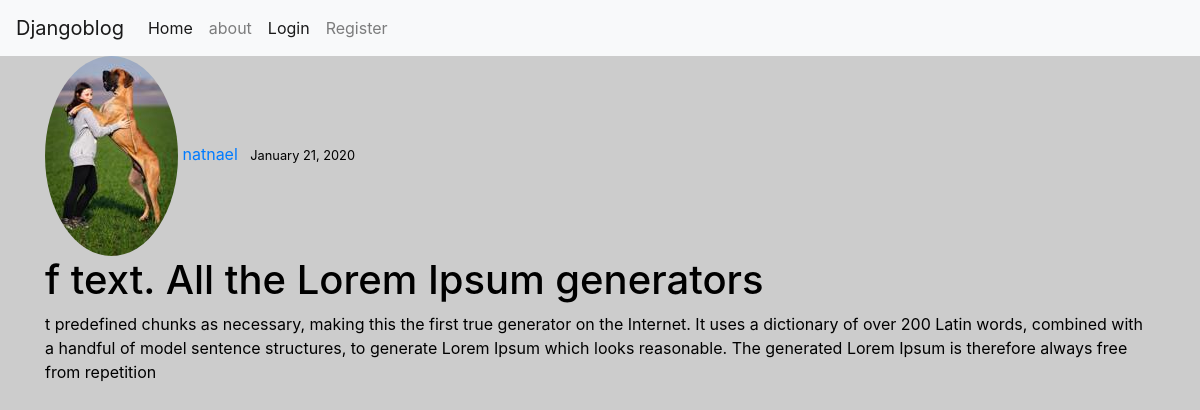
The app's page /post/14/ with its own data.
### blog/models.py (models this page shows, shortened)
class Post(models.Model):
    title = models.CharField(max_length=100)
    content = models.TextField()
    date_posted = models.DateTimeField(default=timezone.now)
    author = models.ForeignKey(User, on_delete=models.CASCADE)

### users/models.py (models this page shows, shortened)
class Profile(models.Model):
	user = models.OneToOneField(User, on_delete=models.CASCADE)
	image = models.ImageField(default='default.jpg', upload_to='profile_pics')

### blog/views.py (the view)
# urls.py: path('post/<int:pk>/', PostDetailView.as_view(), name='post-detail'),
class PostDetailView(DetailView):
	model = Post

### blog/templates/blog/post_detail.html (shortened to what this page needs)
{% extends "blog/base.html"%}
{% block content %}
	<img src="{{ object.author.profile.image.url }}" class="rounded-circle" alt="" >
	<a href="{% url 'user-posts' post.author.username %}" class="mr-2">{{ object.author }}</a>
	<small>{{ object.date_posted|date:"F d, Y" }}</small>
	   <h1>{{ object.title }}</h1>
	   <p>{{ object.content }}</p>
{% endblock content %}

### blog/static/blog/main.css (style rules this page uses)
body { background-color: #ccc; color: #000; }

### records on screen
Post: author.profile.image (picture), author "natnael", date_posted "January 21, 2020", title "f text. All the Lorem Ipsum generators", content "t predefined chunks as necessary, making this the first true generator on the Internet. It uses a dictionary of over 200 Latin words, combined with a handful of model sentence structures, to generate Lorem Ipsum which looks reasonable. The generated Lorem Ipsum is therefore always free from repetition"
